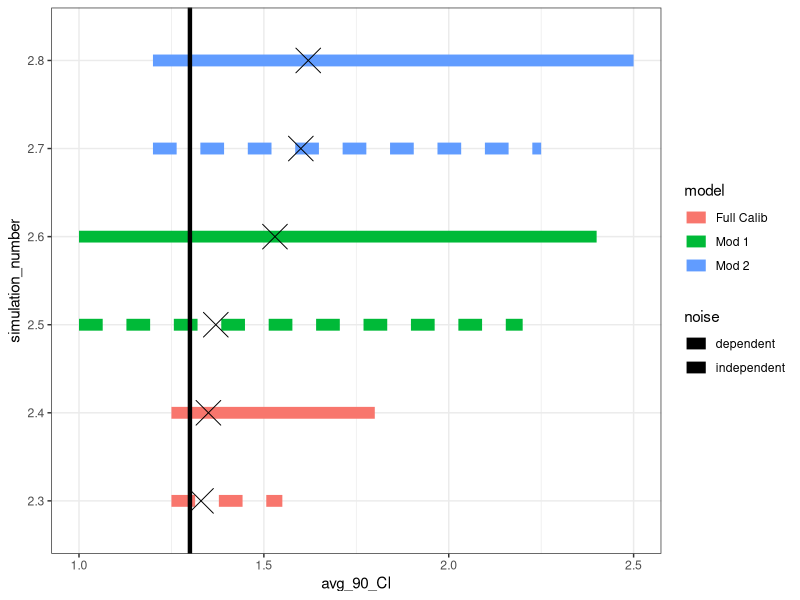
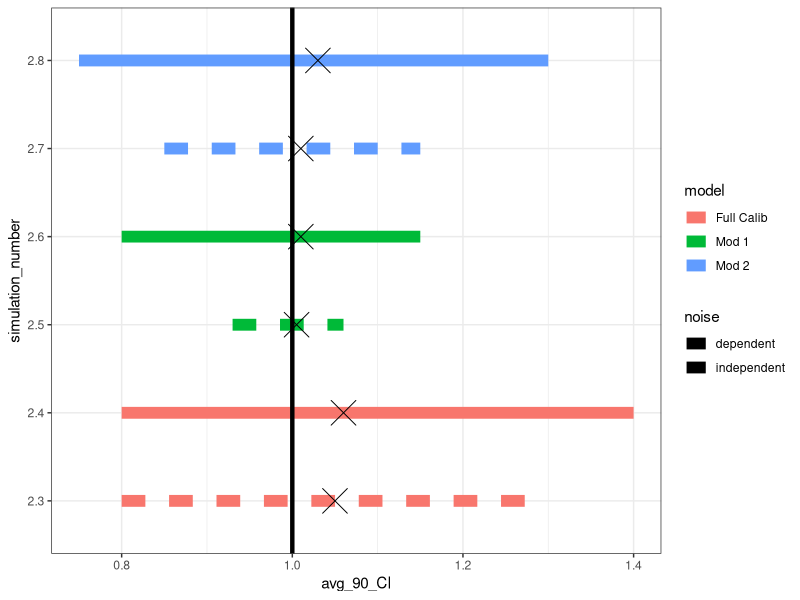
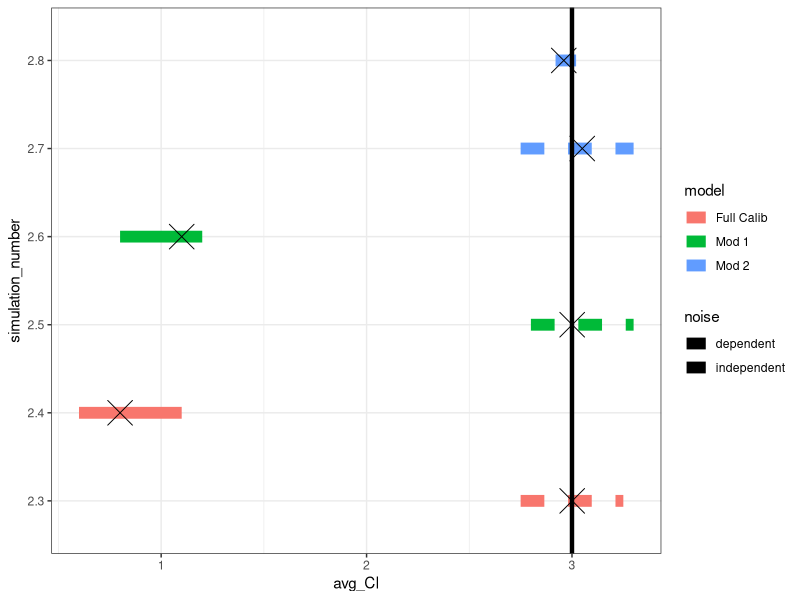
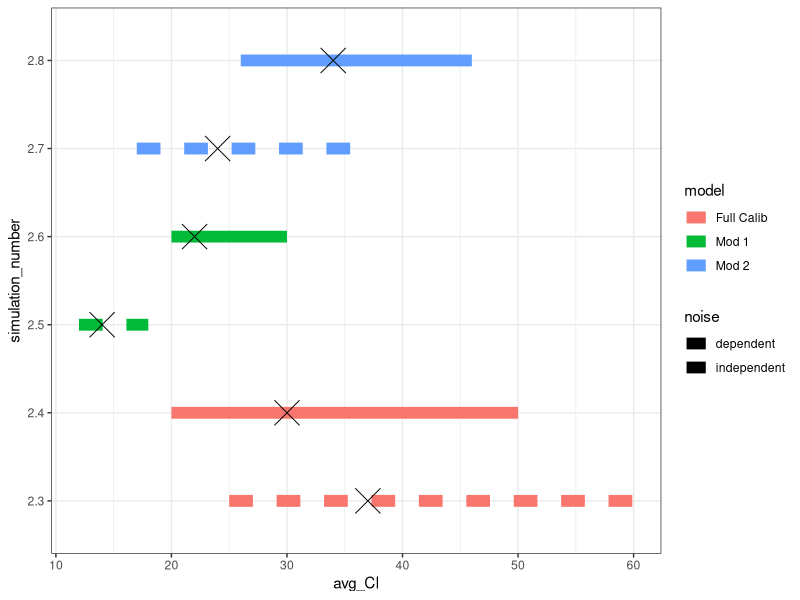
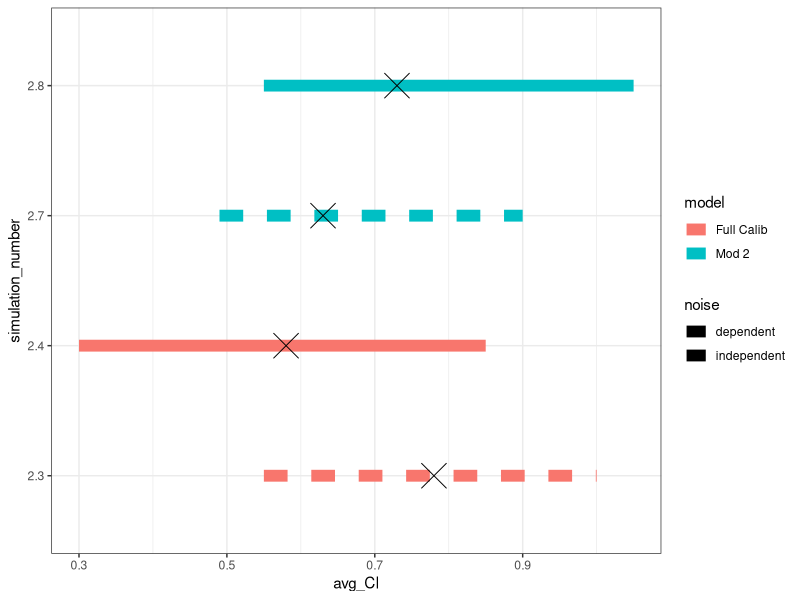
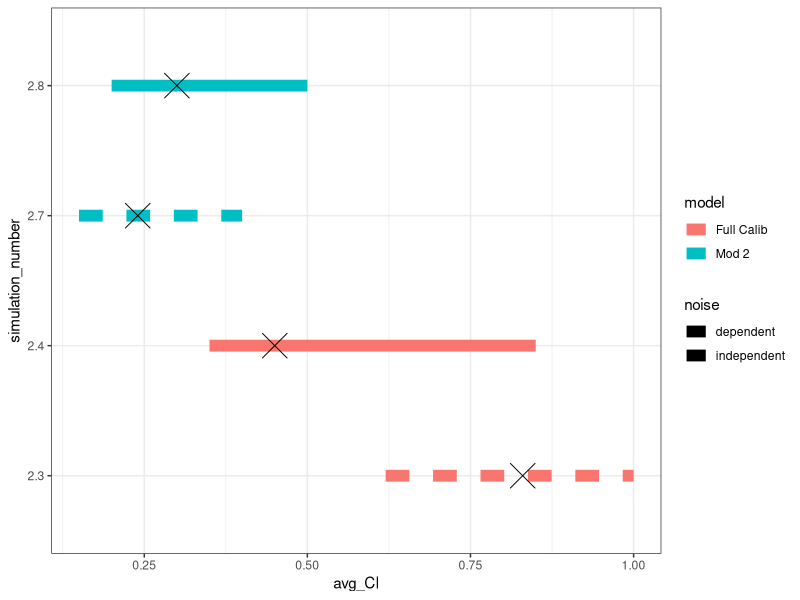
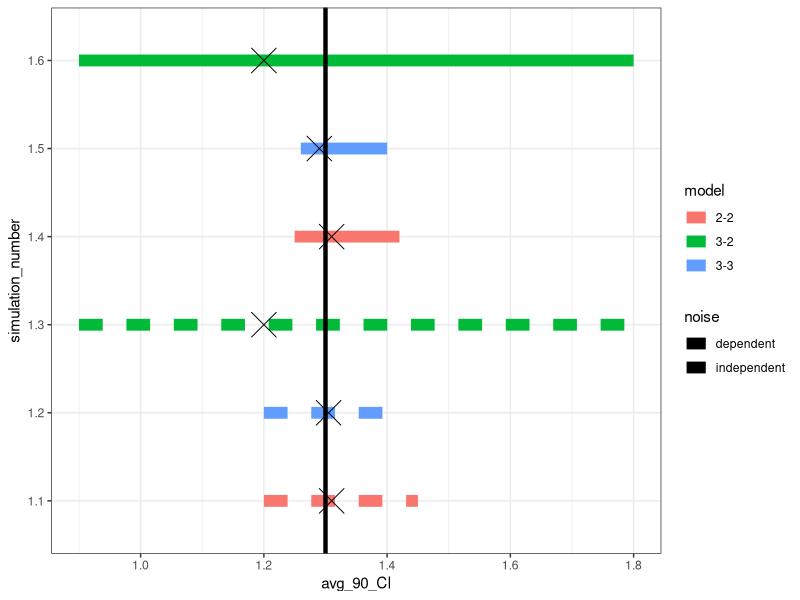
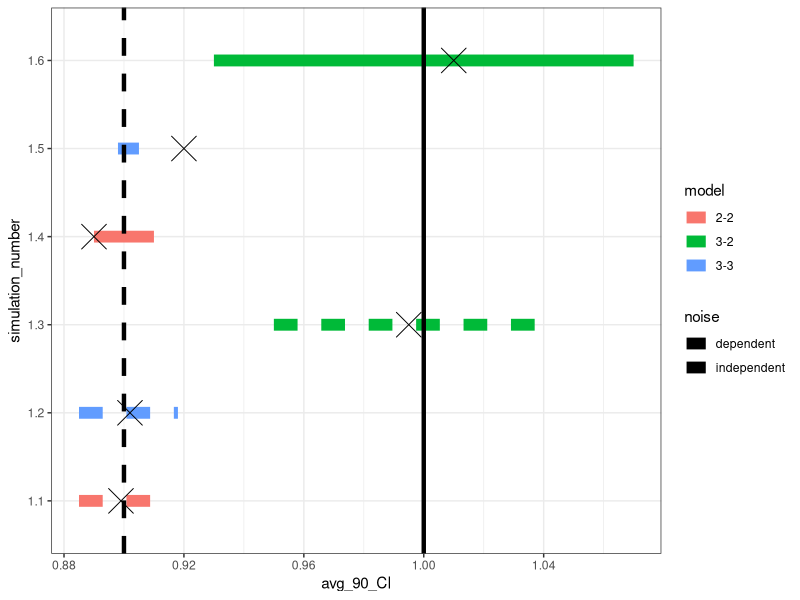

Recreate these plots in R, in order.
library(ggpubr)
library(GGally)

#Plot CI and MAP fir Simulation Studies

########################################################################
# SIMLATION STUDY 2
##########################
# C
avg_param <- data.frame(param = rep("C",6), model = rep(c("Full Calib", "Mod 1", "Mod 2"),2), 
                        avg_90_CI = c(1.25,1,1.2,1.25,1,1.2), 
                        CI_end = c(1.55,2.2,2.25,1.8,2.4,2.5), 
                        bias_MAP = c(1.33,1.37,1.6,1.35,1.53,1.62),
                        quant_bias = c(0.03, 0.07,0.3, 0.05,0.23,0.32),
                        simulation_number = c("2.3","2.5","2.7","2.4","2.6","2.8"),
                        noise = c(rep("independent",3), rep("dependent",3)))

ggplot(data = avg_param)+
  geom_segment(aes(x = avg_90_CI, xend = CI_end, y =  simulation_number, yend =  simulation_number, color = model, linetype= noise), size = 4)+
  geom_vline(xintercept = 1.3, size = 1.5)+
  geom_point(aes(x = bias_MAP, y =  simulation_number), shape = 4, size = 8)+
  theme_bw()



##########################

# R
avg_param <- data.frame(param = rep("R",6), model = rep(c("Full Calib", "Mod 1", "Mod 2"),2), 
                        avg_90_CI = c(0.8,0.93,0.85,0.8,0.8,0.75), 
                        CI_end = c(1.3,1.06,1.15,1.4,1.15,1.3), 
                        bias_MAP = c(1.05,1.005,1.01,1.06,1.01,1.03), 
                        quant_bias = c(0.05, 0.005,0.01,0.06,0.01,0.03),
                        simulation_number = c("2.3","2.5","2.7","2.4","2.6","2.8"),
                        noise = c(rep("independent",3), rep("dependent",3)))

ggplot(data = avg_param)+
  geom_segment(aes(x = avg_90_CI, xend = CI_end, y =  simulation_number, yend =  simulation_number, color = model, linetype= noise), size = 4)+
  geom_vline(xintercept = 1, size = 1.5)+
  geom_point(aes(x = bias_MAP, y =  simulation_number), shape = 4, size = 8)+
  theme_bw()



##########################

# sigma
avg_param <- data.frame(param = rep("sigma",6), model = rep(c("Full Calib", "Mod 1", "Mod 2"),2), 
                        avg_CI = c(2.75,2.8,2.75, 0.6,0.8,2.92), 
                        CI_end = c(3.25,3.3,3.3,1.1,1.2,3.02), 
                        bias_MAP = c(3.001,3.001,3.05,0.8,1.1,2.96), 
                        quant_bias = c(0.001, 0.001,0.05,-2.2,-1.9,-0.04), 
                        simulation_number = c("2.3","2.5","2.7","2.4","2.6","2.8"),
                        noise = c(rep("independent",3), rep("dependent",3)))

ggplot(data = avg_param)+
  geom_segment(aes(x = avg_CI, xend = CI_end, y = simulation_number, yend = simulation_number, color = model, linetype = noise), size = 4)+
  geom_vline(xintercept = 3, size = 1.5)+
  geom_point(aes(x = bias_MAP, y = simulation_number), shape = 4, size = 8)+
  theme_bw()


##########################

# sigmaB
avg_param <- data.frame(param = rep("sigmaB",6), model = rep(c("Full Calib", "Mod 1", "Mod 2"),2), 
                        avg_CI = c(25,12,17,20,20,26), 
                        CI_end = c(60,18,37,50,30,46), 
                        bias_MAP = c(37,14,24,30,22,34), 
                        simulation_number = c("2.3","2.5","2.7","2.4","2.6","2.8"),
                        noise = c(rep("independent",3), rep("dependent",3)))

ggplot(data = avg_param)+
  geom_segment(aes(x = avg_CI, xend = CI_end, y = simulation_number, yend = simulation_number, color = model, linetype = noise), size = 4)+
  geom_point(aes(x = bias_MAP, y = simulation_number), shape = 4, size = 8)+
  theme_bw()

##########################

# rho1
avg_param <- data.frame(param = rep("rho1",4), model = rep(c("Full Calib", "Mod 2"),2), 
                        avg_CI = c(0.55,0.49,0.3,0.55), 
                        CI_end = c(1,0.9,0.85,1.05), 
                        bias_MAP = c(0.78,0.63,0.58,0.73), 
                        simulation_number = c("2.3","2.7","2.4","2.8"),
                        noise = c(rep("independent",2), rep("dependent",2)))

ggplot(data = avg_param)+
  geom_segment(aes(x = avg_CI, xend = CI_end, y = simulation_number, yend = simulation_number, color = model, linetype = noise), size = 4)+
  geom_point(aes(x = bias_MAP, y = simulation_number), shape = 4, size = 8)+
  theme_bw()


##########################

# rho2
avg_param <- data.frame(param = rep("rho2",4), model = rep(c("Full Calib", "Mod 2"),2), 
                        avg_CI = c(0.62,0.15,0.35,0.2), 
                        CI_end = c(1,0.4,0.85,0.5), 
                        bias_MAP = c(0.83,0.24,0.45,0.3), 
                        simulation_number = c("2.3","2.7","2.4","2.8"),
                        noise = c(rep("independent",2), rep("dependent",2)))

ggplot(data = avg_param)+
  geom_segment(aes(x = avg_CI, xend = CI_end, y = simulation_number, yend = simulation_number, color = model, linetype = noise), size = 4)+
  geom_point(aes(x = bias_MAP, y = simulation_number), shape = 4, size = 8)+
  theme_bw()


########################################################################
# SIMLATION STUDY 1

##########################
# C
avg_param <- data.frame(param = rep("C",6), model = rep(c("2-2", "3-3", "3-2"),2), 
                        avg_90_CI = c(1.2,1.2,0.9,1.25,1.26,0.9), 
                        CI_end = c(1.45,1.4,1.8,1.42,1.40,1.8), 
                        bias_MAP = c(1.31,1.305,1.2,1.31,1.29,1.2),
                        quant_bias = c(0.01, 0.005,0.1, 0.01,0.01,0.1),
                        simulation_number = c("1.1","1.2","1.3","1.4","1.5","1.6"),
                        noise = c(rep("independent",3), rep("dependent",3)))

ggplot(data = avg_param)+
  geom_segment(aes(x = avg_90_CI, xend = CI_end, y =  simulation_number, yend =  simulation_number, color = model, linetype= noise), size = 4)+
  geom_vline(xintercept = 1.3, size = 1.5)+
  geom_point(aes(x = bias_MAP, y =  simulation_number), shape = 4, size = 8)+
  theme_bw()



##########################

# R
avg_param <- data.frame(param = rep("R",6), model = rep(c("2-2", "3-3", "3-2"),2), 
                        avg_90_CI = c(0.885,0.885,0.95,0.89,0.898,0.93), 
                        CI_end = c(0.913,0.918,1.04,0.91,0.905,1.07), 
                        bias_MAP = c(0.899,0.902,0.995,0.89,0.92,1.01), 
                        quant_bias = c(0.001, 0.002,0.05,0.01,0.02,0.01),
                        simulation_number = c("1.1","1.2","1.3","1.4","1.5","1.6"),
                        noise = c(rep("independent",3), rep("dependent",3)))

ggplot(data = avg_param)+
  geom_segment(aes(x = avg_90_CI, xend = CI_end, y =  simulation_number, yend =  simulation_number, color = model, linetype= noise), size = 4)+
  geom_vline(xintercept = 1, size = 1.5)+
  geom_vline(xintercept = 0.9, size = 1.5, linetype = 2)+
  geom_point(aes(x = bias_MAP, y =  simulation_number), shape = 4, size = 8)+
  theme_bw()



##########################

# sigma
avg_param <- data.frame(param = rep("sigma",6), model = rep(c("2-2", "3-3", "3-2"),2), 
                        avg_CI = c(2.5,2.3,17,1.7,1.5,16), 
                        CI_end = c(4.5,4.3,23,2.8,2.8,24), 
                        bias_MAP = c(3.2,3.1,19,2.2,1.9,18), 
                        quant_bias = c(0.001, 0.001,0.05,-2.2,-1.9,-0.04), 
                        simulation_number = c("1.1","1.2","1.3","1.4","1.5","1.6"),
                        noise = c(rep("independent",3), rep("dependent",3)))

ggplot(data = avg_param)+
  geom_segment(aes(x = avg_CI, xend = CI_end, y = simulation_number, yend = simulation_number, color = model, linetype = noise), size = 4)+
  geom_vline(xintercept = 3, size = 1.5)+
  geom_point(aes(x = bias_MAP, y = simulation_number), shape = 4, size = 8)+
  theme_bw()


##########################
